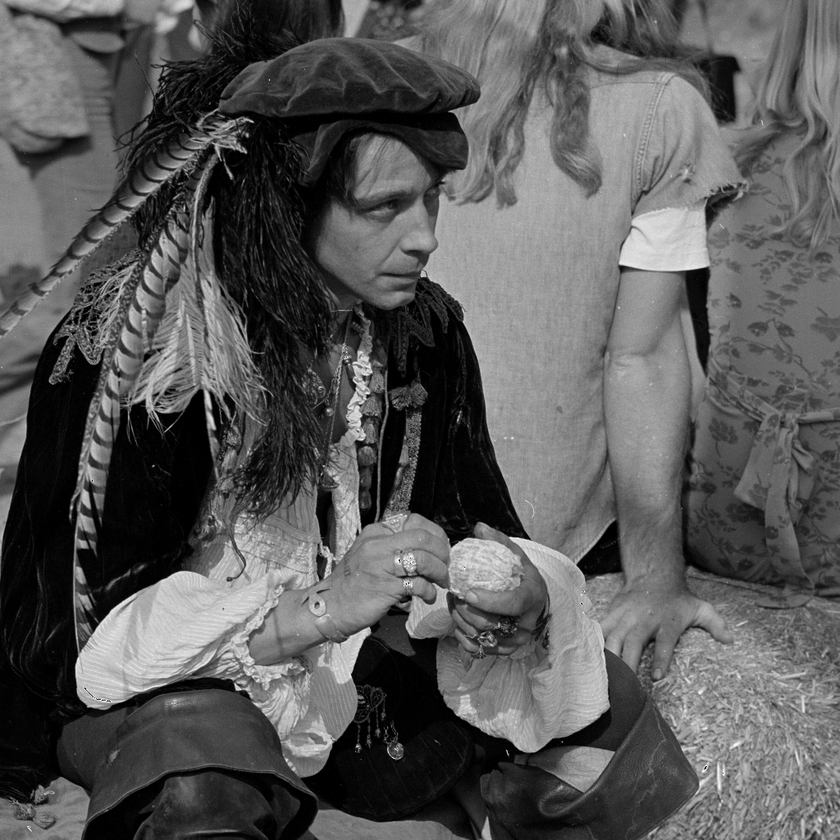
#> input picture Chapterwise Code/Chapter 8/5.3.01.tiff, 840 x 840 px, shrunk from 1024 x 1024 before the run
$ python 'remove salt and pepper noise.py'
#> lines starting #> are read from the running program, lines starting #| are printed output that depends on the picture
import skimage.io as io
import numpy as np
import matplotlib.pyplot as plt
import skimage.util.noise as noise
import skimage.util as util
import scipy.ndimage as ndi

img = io.imread('5.3.01.tiff')
#> img is the input picture: shape (840, 840); min 0, max 255, mean 89
io.imshow(img)
io.show()

# adding salt and pepper noise
sp = noise.random_noise(img, mode='s&p')
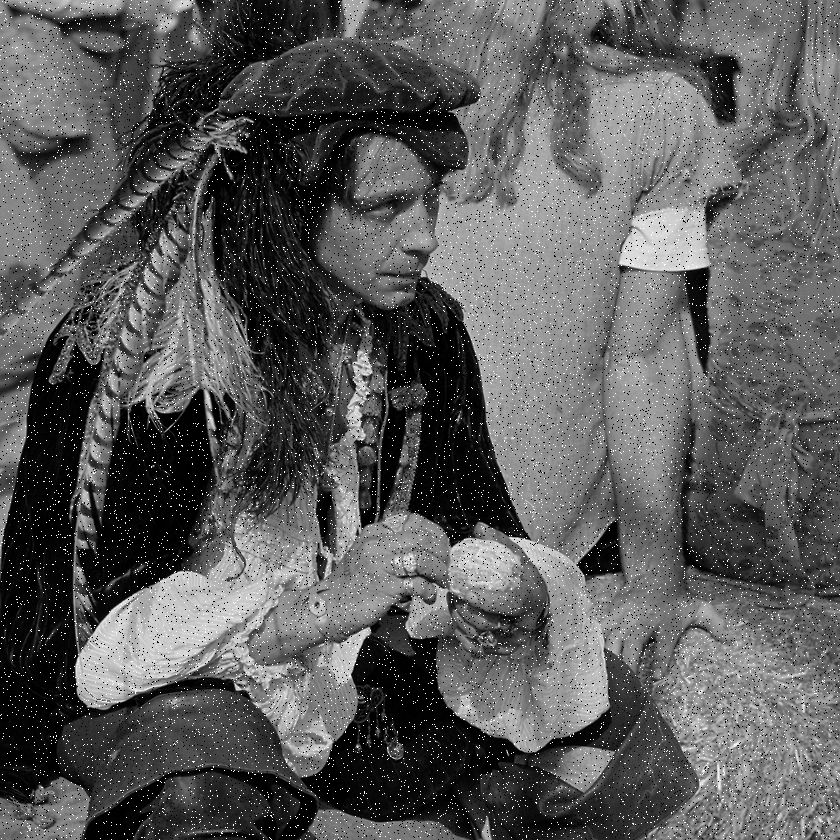
#> sp: shape (840, 840) float64; min 0, max 1, mean 0.357
io.imshow(sp)
io.show()

# apply 3*3 averaging filter
img3 = ndi.uniform_filter(sp,3)
io.imshow(img3,cmap='gray')
io.show()

# apply 7*7 averaging filter
img7 = ndi.uniform_filter(sp,7)
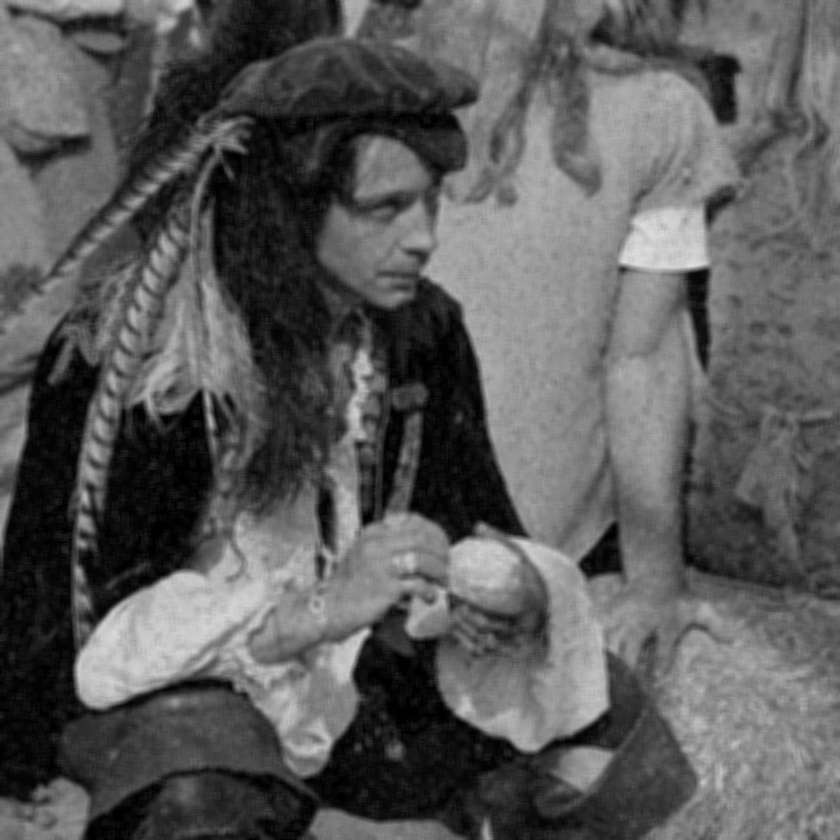
#> img7: shape (840, 840) float64; min 0.00048, max 0.877, mean 0.357
io.imshow(img7,cmap='gray')
io.show()

# apply median filtering
img_med = ndi.median_filter(sp,3)
io.imshow(img_med,cmap='gray')
io.show()

# apply rank order filtering
cross = np.array([[0,1,0],[1,1,1],[0,1,0]])
img_rank = ndi.median_filter(sp, footprint=cross)
io.imshow(img_rank,cmap='gray')
io.show()

# apply outlier method filtering
av = np.array([[1,1,1],[1,0,1],[1,1,1]])/8.0
spa = ndi.convolve(sp,av)
D = 0.3             # D is the threshold value to detect outliers
r = (abs(sp-spa)>D)*1.0
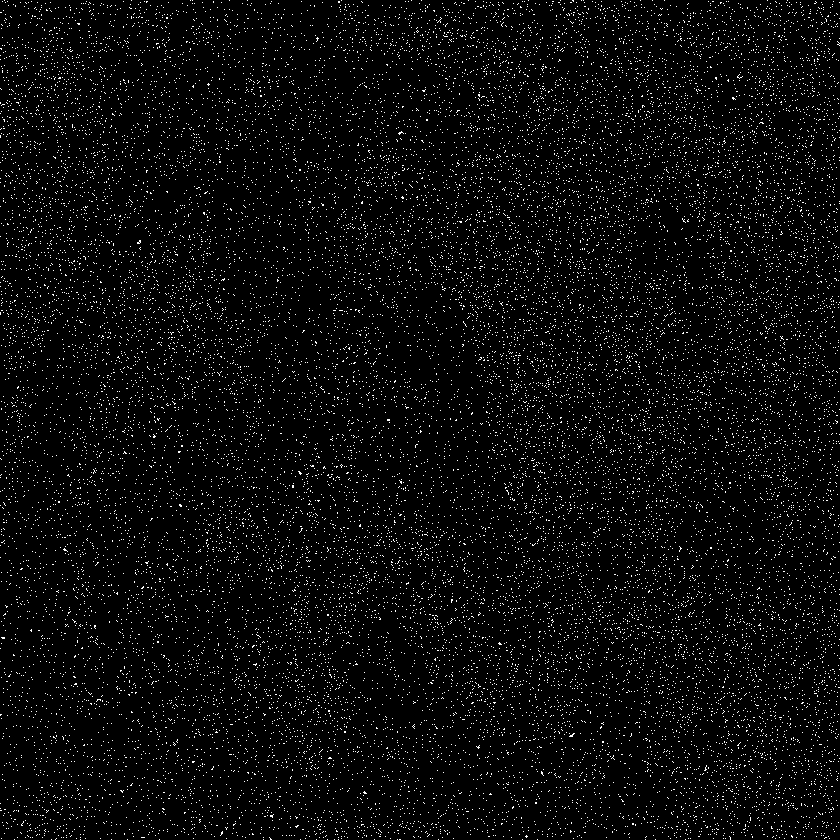
#> r: shape (840, 840) float64; values 0 (black) and 1 (white), 3.9% white in thin lines or dots
img_out = r*spa+(1-r)*sp
io.imshow(img_out,cmap='gray')
io.show()
